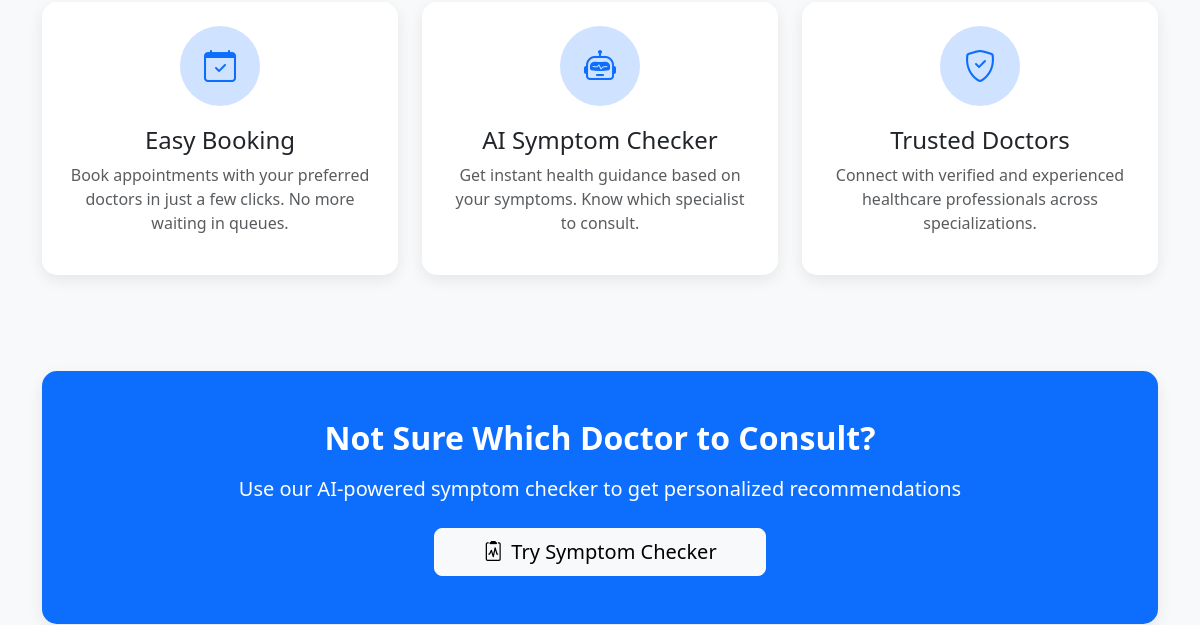
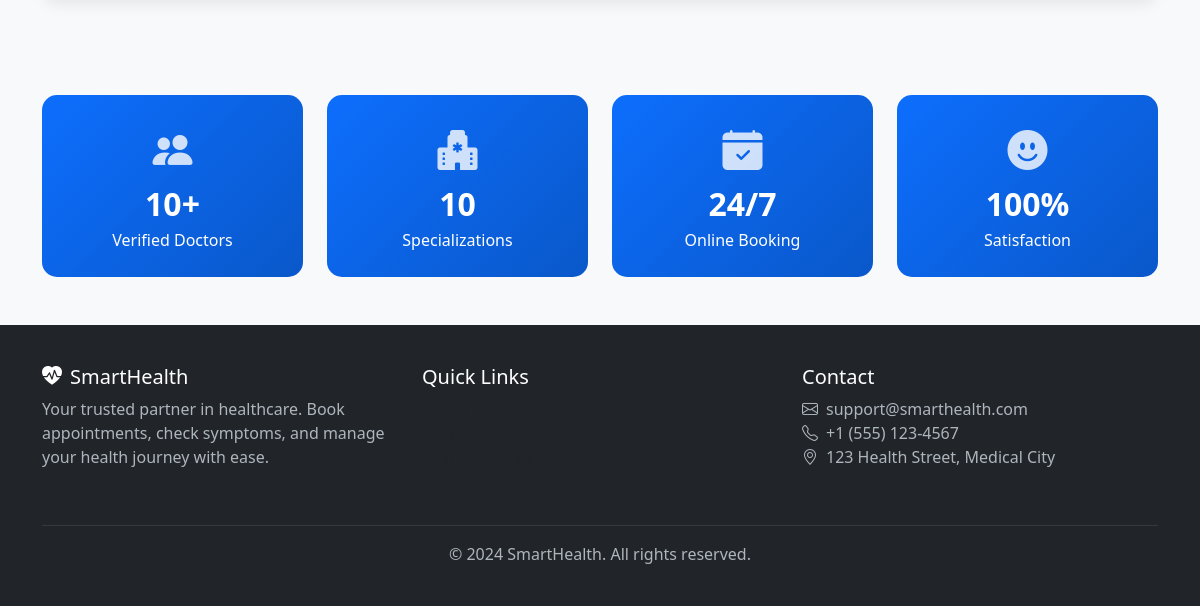
Before: / (lower part) with the older database file (2 pictures, top to bottom).
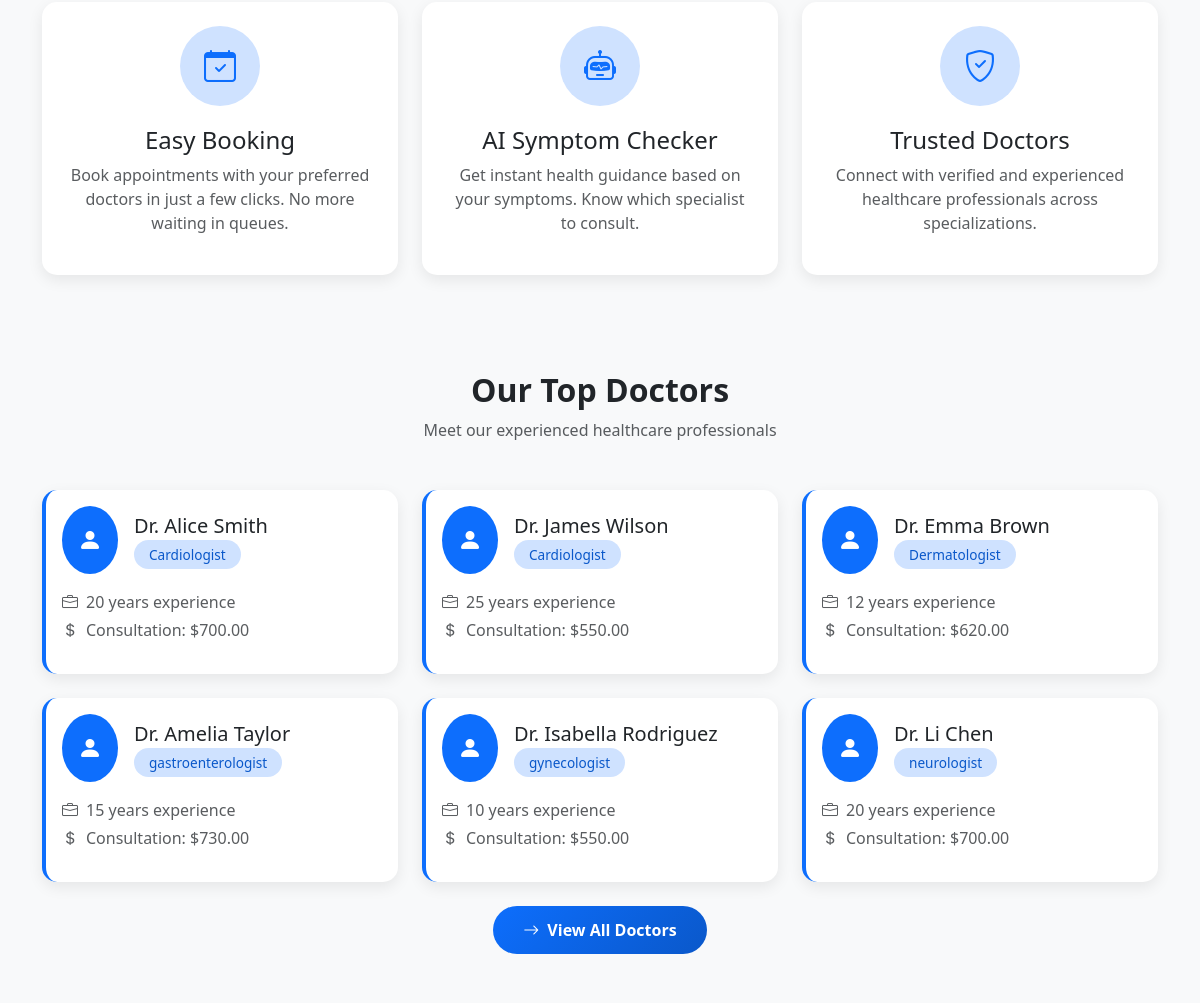
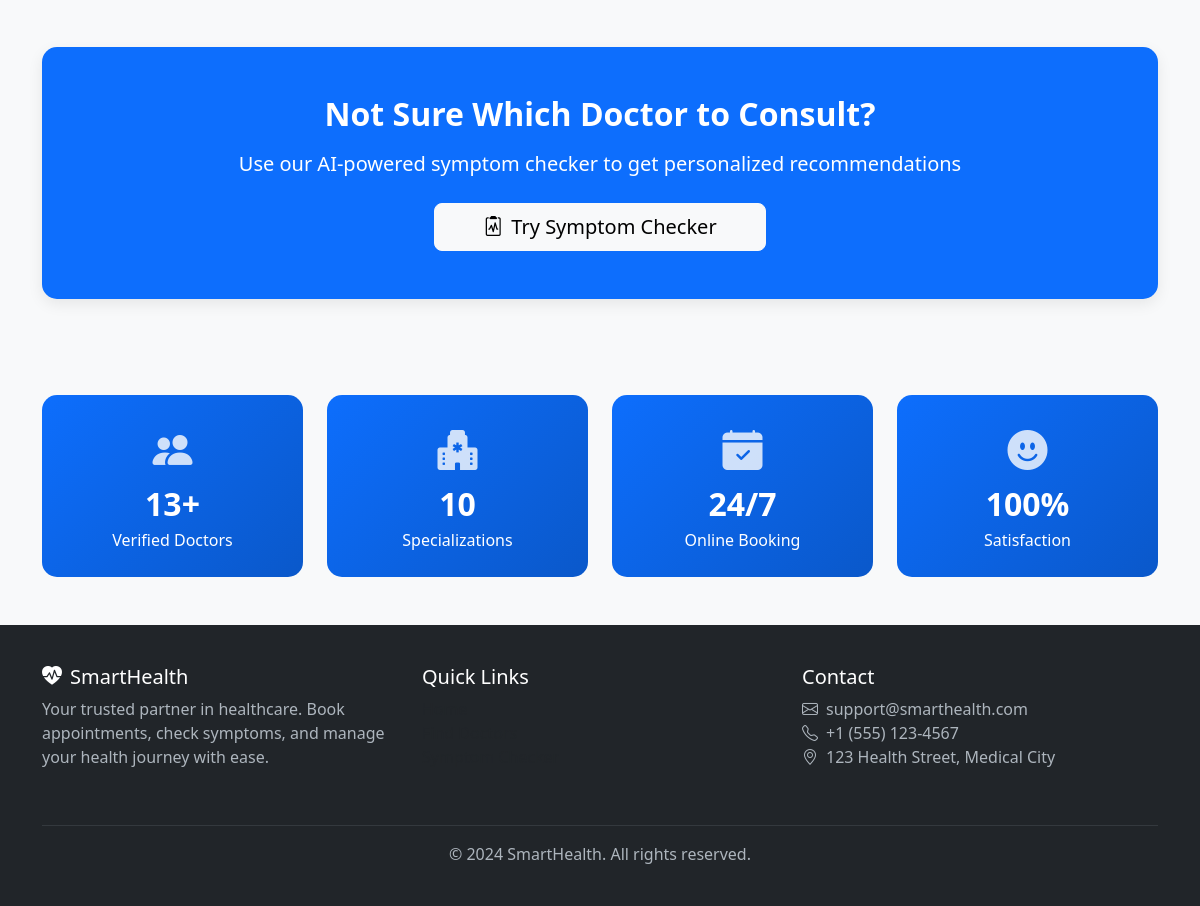
After: the same page with the newer database file (2 pictures, top to bottom).
### accounts/models.py (models this page shows, shortened)
class DoctorProfile(models.Model):
    id = models.UUIDField(primary_key=True, default=uuid.uuid4, editable=False)
    user = models.OneToOneField(User, on_delete=models.CASCADE, related_name='doctor_profile')
    SPECIALIZATION_CHOICES = (
        ('general_physician', 'General Physician'),
        ('cardiologist', 'Cardiologist'),
        ('dermatologist', 'Dermatologist'),
        ('pediatrician', 'Pediatrician'),
        ('orthopedic', 'Orthopedic'),
        ('ent', 'ENT'),
        ('gastroenterology', 'Gastroenterology'),
        ('neurology', 'Neurology'),
        ('psychiatry', 'Psychiatry'),
        ('endocrinology', 'Endocrinology'),
    )
    specialization = models.CharField(max_length=50, choices=SPECIALIZATION_CHOICES)
    license_number = models.CharField(max_length=50, unique=True)
    experience_years = models.PositiveIntegerField(default=0)
    consultation_fee = models.DecimalField(max_digits=10, decimal_places=2, default=500.00)
    bio = models.TextField(blank=True)
    is_available = models.BooleanField(default=True)
    created_at = models.DateTimeField(auto_now_add=True)
    class Meta:
        ordering = ['specialization', 'user__first_name']

class User(AbstractUser):
    id = models.UUIDField(primary_key=True, default=uuid.uuid4, editable=False)
    USER_TYPE_CHOICES = (
        ('patient', 'Patient'),
        ('doctor', 'Doctor'),
    )
    user_type = models.CharField(max_length=10, choices=USER_TYPE_CHOICES, default='patient')
    phone = models.CharField(max_length=15, blank=True)
    address = models.TextField(blank=True)
    date_of_birth = models.DateField(null=True, blank=True)
    profile_picture = models.ImageField(upload_to='profile_pics/', blank=True, null=True)
    created_at = models.DateTimeField(auto_now_add=True)
    updated_at = models.DateTimeField(auto_now=True)

### accounts/views.py (the view)
# urls.py: path('', home, name='home'),
def home(request):
    doctors = DoctorProfile.objects.filter(is_available=True)[:6]
    context = {
        'doctors': doctors,
        'total_doctors': DoctorProfile.objects.filter(is_available=True).count(),
    }
    return render(request, 'accounts/home.html', context)

### accounts/templates/accounts/home.html (shortened to what the changed rows need)
{% extends 'base.html' %}
{% block content %}
{% if doctors %}
<section class="py-5 bg-light">
    <div class="container">
        <div class="text-center mb-5">
            <h2 class="fw-bold">Our Top Doctors</h2>
            <p class="text-muted">Meet our experienced healthcare professionals</p>
        </div>
        <div class="row g-4">
            {% for doctor in doctors %}
            <div class="col-md-6 col-lg-4">
                <div class="card doctor-card h-100">
                    <div class="card-body">
                        <div class="d-flex align-items-center mb-3">
                            <div class="bg-primary text-white rounded-circle p-3 me-3">
                                <i class="bi bi-person-fill fs-4"></i>
                            </div>
                            <div>
                                <h5 class="mb-1">Dr. {{ doctor.user.get_full_name }}</h5>
                                <span class="specialty-badge">{{ doctor.get_specialization_display }}</span>
                            </div>
                        </div>
                        <div class="mb-3">
                            <p class="text-muted mb-1">
                                <i class="bi bi-briefcase me-2"></i>{{ doctor.experience_years }} years experience
                            </p>
                            <p class="text-muted mb-0">
                                <i class="bi bi-currency-dollar me-2"></i>Consultation: ${{ doctor.consultation_fee }}
                            </p>
                        </div>
                    </div>
                </div>
            </div>
            {% endfor %}
        </div>
        <div class="text-center mt-4">
            <a href="{% url 'doctor_list' %}" class="btn btn-primary">
                <i class="bi bi-arrow-right me-2"></i>View All Doctors
            </a>
        </div>
    </div>
</section>
{% endif %}
<section class="py-5">
    <div class="container">
        <div class="card bg-primary text-white text-center p-5">
            <h2 class="fw-bold mb-3">Not Sure Which Doctor to Consult?</h2>
        </div>
    </div>
</section>
<section class="py-5 bg-light">
    <div class="container">
        <div class="row g-4 text-center">
            <div class="col-md-3 col-6">
                <div class="stat-card">
                    <i class="bi bi-people-fill"></i>
                    <div class="stat-number">{{ total_doctors|default:"10" }}+</div>
                    <div>Verified Doctors</div>
                </div>
            </div>
        </div>
    </div>
</section>
{% endblock %}

Changed rows visible on the page:
added DoctorProfile: user.get_full_name "Alice Smith", specialization "Cardiologist", experience_years "20", consultation_fee "700.00"
added DoctorProfile: user.get_full_name "James Wilson", specialization "Cardiologist", experience_years "25", consultation_fee "550.00"
added DoctorProfile: user.get_full_name "Emma Brown", specialization "Dermatologist", experience_years "12", consultation_fee "620.00"
added DoctorProfile: user.get_full_name "Amelia Taylor", specialization "gastroenterologist", experience_years "15", consultation_fee "730.00"
added DoctorProfile: user.get_full_name "Isabella Rodriguez", specialization "gynecologist", experience_years "10", consultation_fee "550.00"
added DoctorProfile: user.get_full_name "Li Chen", specialization "neurologist", experience_years "20", consultation_fee "700.00"
Other visible differences:
{{ total_doctors|default:"10" }}: "10" → "13"
text now shown: "Our Top Doctors Meet our experienced healthcare professionals View All Doctors"
